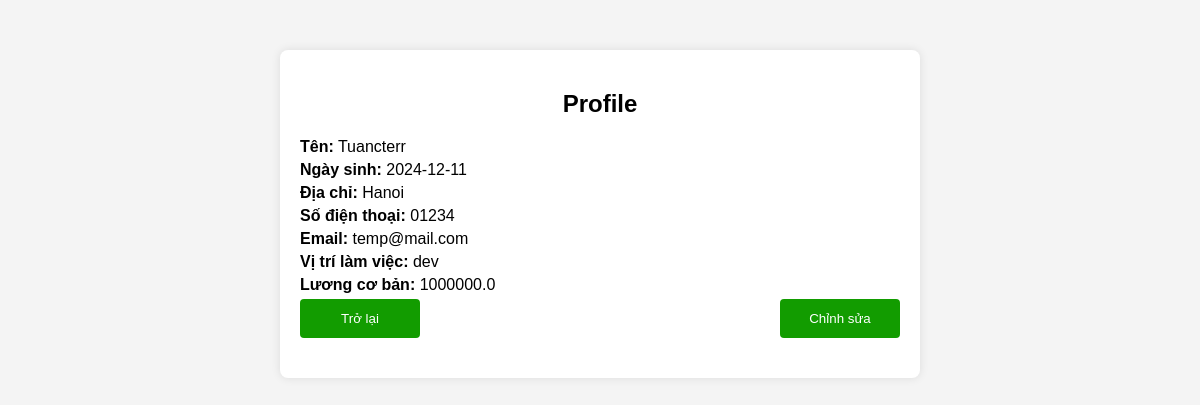
Page /profile (signed in) on the earlier database version.
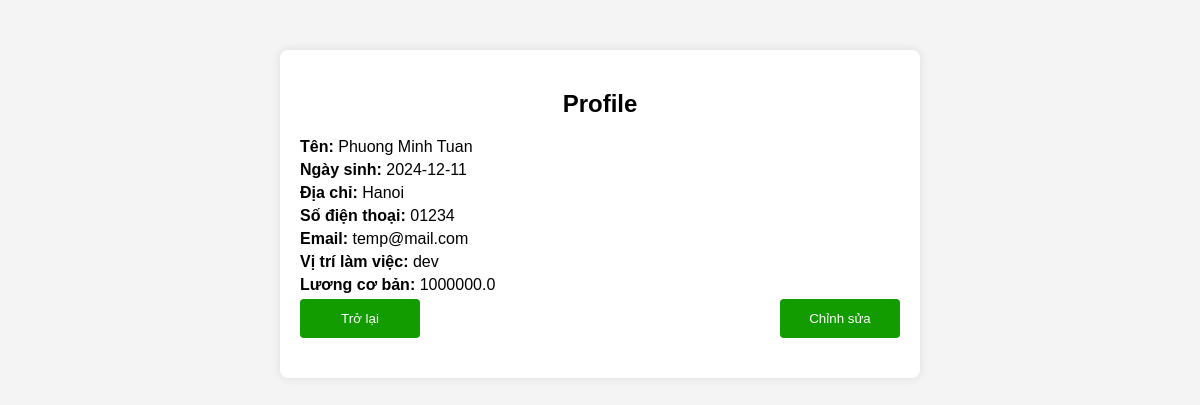
Same page on the later database version.
### tables this page shows
CREATE TABLE users (
                id_employee INTEGER PRIMARY KEY AUTOINCREMENT,
                id_account INTEGER NOT NULL,
                name TEXT NOT NULL,
                dateOfBirth TEXT NOT NULL,
                address TEXT NOT NULL,
                phone_number TEXT NOT NULL,
                email TEXT NOT NULL,
                position TEXT NOT NULL,
                salary REAL NOT NULL,
                FOREIGN KEY (id_account) REFERENCES accounts (id_account)
            );

### app.py (the view, shortened to what this page needs)
@app.route("/profile", methods=["GET", "POST"])
def profile():
    user_id = session.get('user_id')
    if not user_id:
        return redirect(url_for('login'))
    conn = get_db_connection()
    user_info = conn.execute('SELECT * FROM users WHERE id_account = ?', (user_id,)).fetchone()
    conn.close()
    return render_template("profile.html", user_info=user_info)

### config.py (called while the page is built)
def get_db_connection():
    conn = sqlite3.connect('database.db')
    conn.row_factory = sqlite3.Row
    return conn

### templates/profile.html (shortened to what this page needs)
<!DOCTYPE html>
<html lang="en">
<head>
</head>
<body>
    <div class="container">
        <h2>Profile</h2>
        {% if user_info %}
        <div class="user-info">
            <p><strong>Tên:</strong> {{ user_info.name }}</p>
            <p><strong>Ngày sinh:</strong> {{ user_info.dateOfBirth }}</p>
            <p><strong>Địa chỉ:</strong> {{ user_info.address }}</p>
            <p><strong>Số điện thoại:</strong> {{ user_info.phone_number }}</p>
            <p><strong>Email:</strong> {{ user_info.email }}</p>
            <p><strong>Vị trí làm việc:</strong> {{ user_info.position }}</p>
            <p><strong>Lương cơ bản:</strong> {{ user_info.salary }}</p>
            <div class="button-container">
                <button onclick="window.location.href='/user'" style="width: 20%;">Trở lại</button>
                <button onclick="document.getElementById('edit-form').style.display='block'" style="width: 20%;">Chỉnh sửa</button>
            </div>
        </div>
        {% endif %}
    </div>
</body>
</html>

Differences in the rows shown:
changed users "Hanoi": name "Tuancterr" → "Phuong Minh Tuan"
